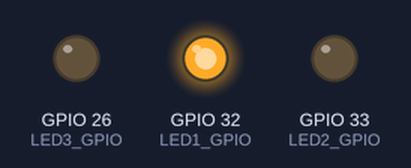
Bench run of a sketch on a simulated ESP32. On the bench: output pins drawn as LEDs (lit = HIGH).

Above: at 0.2 s.
At 0.7 s:
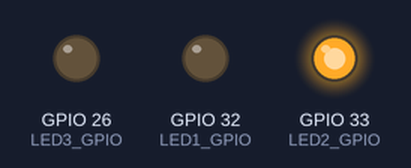
At 2.7 s:
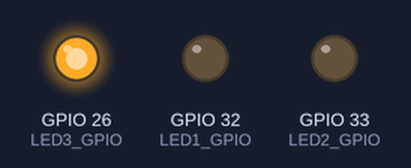
Timing chart, 0 to 3.5 s (numbered marks = the images above):
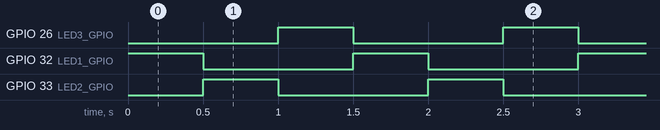

Measured:
- by itself, GPIO 26 (LED3_GPIO), GPIO 32 (LED1_GPIO), GPIO 33 (LED2_GPIO): alternates HIGH for 0.50 s and LOW for 1.0 s
- by itself, everything shown: repeats every 1.5 s, in 3 steps

The sketch:

Peter2.ino
```cpp
/*  04.010 - ESP32 Digital out blink LED example
 *
 * This sketch shows you how to toggle the state of an LED using an ESP32.
 *
 * This sketch was written by Peter Dalmaris using information from the
 * ESP32 datasheet and examples.
 *
 *
 * Components
 * ----------
 *  - ESP32 Dev Kit v4
 *  - LED
 *  - 320 Ohm resistor
 *
 *  IDE
 *  ---
 *  Arduino IDE with ESP32 Arduino Code
 *  (https://github.com/espressif/arduino-esp32)
 *
 *
 *  Libraries
 *  ---------
 *  - None
 *  -
 *
 * Connections
 * -----------
 *
 *  ESP32 Dev Kit |     LED
 *  ------------------------------
 *        GND      |       Cathode
 *        GPIO32   |       Anode via resistor
 *
 *  It is possible to use any other GPIO that can be configured as an output.
 *  This excludes GPIO 34, 35, 36, 37, 38, 39.
 *
 *  Other information
 *  -----------------
 *
 *  1. ESP32 Datasheet: https://www.espressif.com/sites/default/files/documentation/esp32_datasheet_en.pdf
 *
 *  Created on March 14 2019 by Peter Dalmaris
 *
 */


const byte LED1_GPIO = 32;
const byte LED2_GPIO = 33;
const byte LED3_GPIO = 26;


// the setup function runs once when you press reset or power the board
void setup() {
  // initialize digital pin LED_BUILTIN as an output.
  pinMode(LED1_GPIO, OUTPUT);
  pinMode(LED2_GPIO, OUTPUT);
  pinMode(LED3_GPIO, OUTPUT);


}

// the loop function runs over and over again forever
void loop() {
  digitalWrite(LED1_GPIO, HIGH);   // turn the LED on (HIGH is the voltage level)
  digitalWrite(LED2_GPIO, LOW);   // turn the LED on (HIGH is the voltage level)
  digitalWrite(LED3_GPIO, LOW);   // turn the LED on (HIGH is the voltage level)
  delay(500);                       // wait for a second
  digitalWrite(LED1_GPIO, LOW);   // turn the LED on (HIGH is the voltage level)
  digitalWrite(LED2_GPIO, HIGH);   // turn the LED on (HIGH is the voltage level)
  digitalWrite(LED3_GPIO, LOW);   // turn the LED on (HIGH is the voltage level)
  delay(500);                       // wait for a second
   digitalWrite(LED1_GPIO, LOW);   // turn the LED on (HIGH is the voltage level)
  digitalWrite(LED2_GPIO, LOW);   // turn the LED on (HIGH is the voltage level)
  digitalWrite(LED3_GPIO, HIGH);   // turn the LED on (HIGH is the voltage level)
  delay(500);                       // wait for a second
}
```
